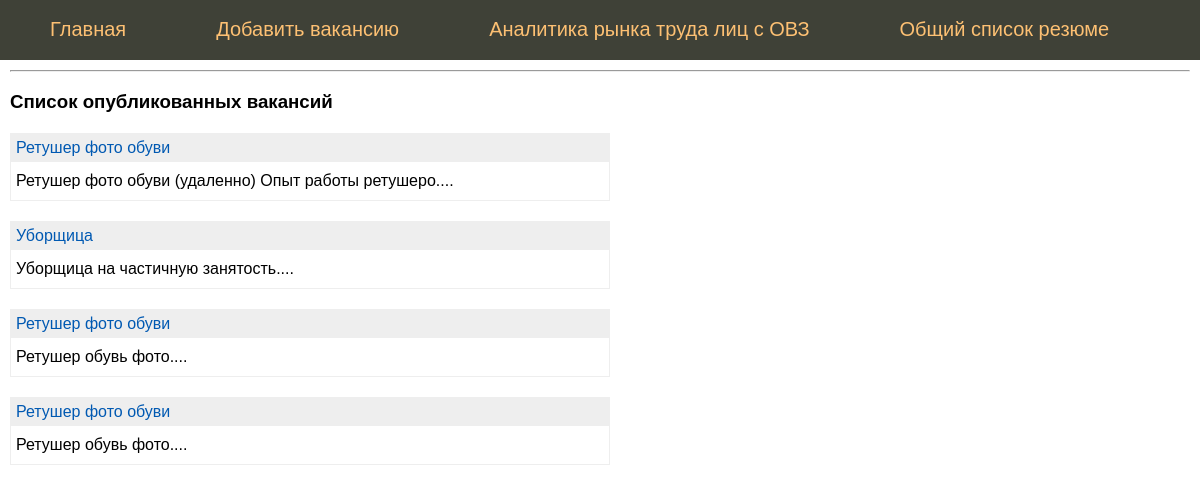
Before: / with the older database file.
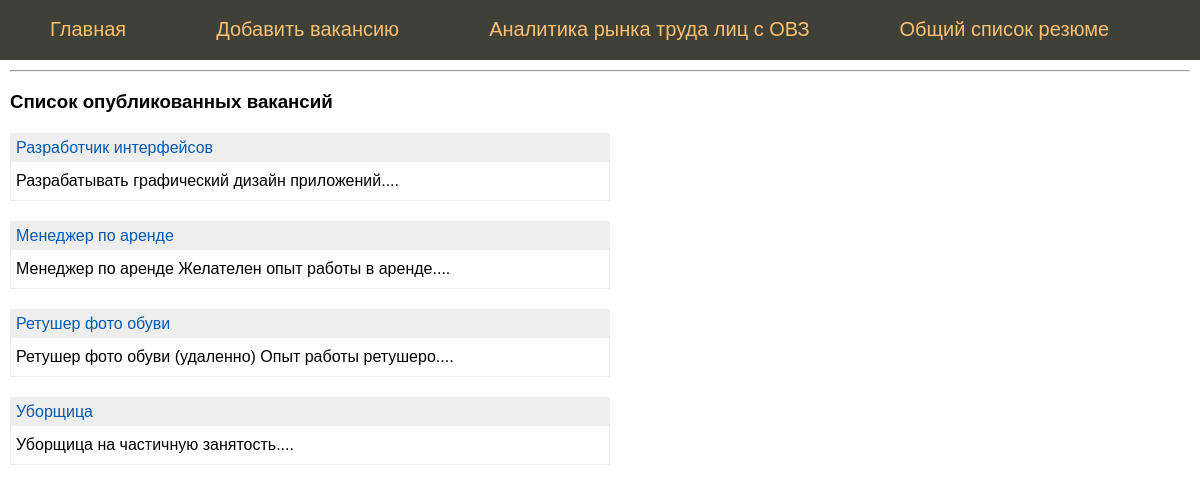
After: the same page with the newer database file.
### tables this page shows
CREATE TABLE mainmenu (
id integer PRIMARY KEY AUTOINCREMENT,
title text NOT NULL,
url text NOT NULL
);

CREATE TABLE "vacancy" (
	"id"	integer,
	"name"	text NOT NULL,
	"city"	text NOT NULL,
	"salary"	text NOT NULL,
	"schedule"	text NOT NULL,
	"description"	text NOT NULL,
	"time"	integer NOT NULL,
	"vacancy_vector"	TEXT,
	PRIMARY KEY("id" AUTOINCREMENT)
);

### flsite.py (the view)
@app.route('/')
def index():
    db = get_db() # установка соединения в момент прихода запроса
    '''
    Функцию get_db() можно при необходимости вызывать в каждом обработчике для того чтобы установить соединение с БД
    '''
    dbase = FDataBase(db)
    print(dbase.getMenu())
    return render_template('index.html',
                           menu = dbase.getMenu(),
                           vacancy=dbase.getVacancyAnonce())

### FDataBase.py (called while the page is built)
    def getMenu(self):
        sql = '''SELECT * FROM mainmenu'''
        try:
            self.__cur.execute(sql)
            res = self.__cur.fetchall()
            if res: return res
        except:
            print("Ошибка чтения из БД")
        return []

    def getVacancyAnonce(self):
        try:
            self.__cur.execute(f"SELECT id, name, description FROM vacancy ORDER BY time DESC")
            res = self.__cur.fetchall()
            if res: return res
        except sqlite3.Error as e:
            print("Ошибка получения вакансии из БД "+str(e))
        return []

### flsite.py (called while the page is built)
def connect_db():
    conn = sqlite3.connect(app.config['DATABASE'])
    conn.row_factory = sqlite3.Row # Записи из БД представлены не в виде кортежей, а в виде словаря
    return conn

def get_db():
    if not hasattr(g, 'link_db'):
        g.link_db = connect_db()
    return g.link_db

### templates/index.html
{% extends 'base.html' %}
{% block content %}
{{ super() }}
<hr>
<h3>Список опубликованных вакансий</h3>
<ul class="list-posts">
{% for p in vacancy %}
<li>
<p class="title"><a href="{{ url_for('showVacancy', id_vacancy=p.id)}}">{{p.name}}</a></p>
<p class="annonce">{{ p.description[:50] | striptags  }}....</p>
</li>
{% endfor %}
</ul>
{% endblock %}

### templates/base.html (shortened to what this page needs)
<!DOCTYPE html>
<html>
<head>
</head>
<body>
{% block content %}
	{% block mainmenu %}
		<ul class="mainmenu">
			{% for p in menu %}
			<li><a href="{{p.url}}">{{p.title}}</a></li>
			{% endfor %}
		</ul>
	{% endblock mainmenu %}
	<div class="content">
{% endblock %}
</div>
</body>
</html>

### templates/base.html (style rules this page uses)
html, body { font-family: 'Arial'; margin: 0; padding 0; height: 100%; width: 100%; }
a { color: #0059b2; text-decoration: none; }
ul.mainmenu { list-style: none; background: #3F4137; height: 60px; margin: 0; padding: 0; color: #fdc073; font-size: 20px; overflow: hidden; }
ul.mainmenu li { float: left; margin: 18px 40px 0 50px; }
ul.mainmenu li a { color: #fdc073; text-decoration: none; }
div.content { margin: 10px; }
ul.list-posts { list-style: none; margin: 0; padding: 0; max-width: 600px; }
ul.list-posts li { margin: 20px 0 0 0; border: 1px solid #eee; }
ul.list-posts .title { margin: 0; padding: 5px; background: #eee; }
ul.list-posts .annonce { margin: 0; padding: 10px 5px 10px 5px; }

Changed rows visible on the page:
removed vacancy: name "Ретушер фото обуви", description "Ретушер обувь фото"
removed vacancy: name "Ретушер фото обуви", description "Ретушер обувь фото"
added vacancy: name "Разработчик интерфейсов", description "Разрабатывать графический дизайн приложений"
added vacancy: name "Менеджер по аренде", description "Менеджер по аренде Желателен опыт работы в аренде"
